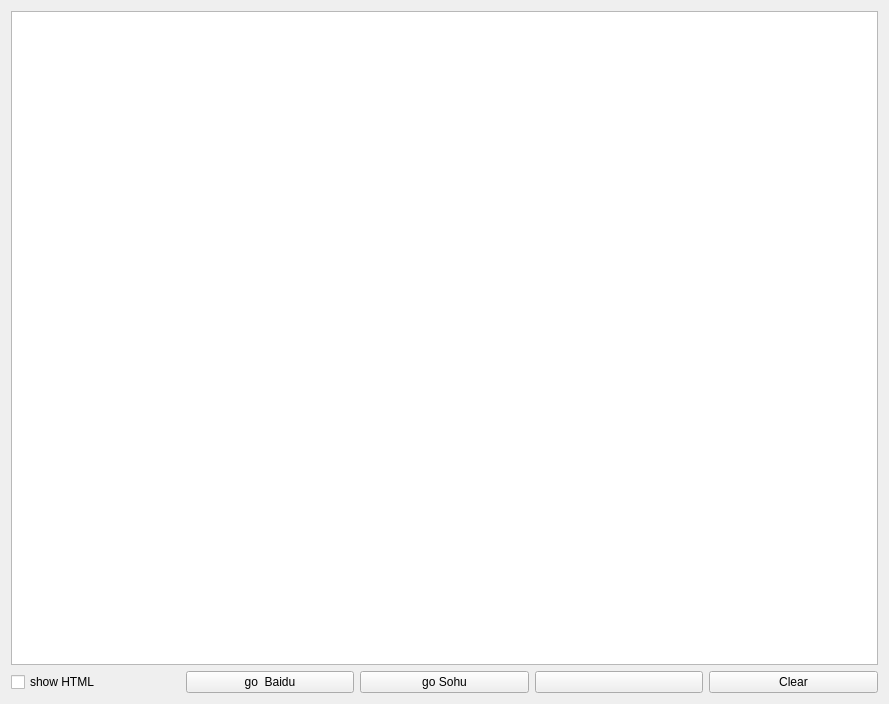
<?xml version="1.0" encoding="UTF-8"?>
<ui version="4.0">
 <class>Form</class>
 <widget class="QWidget" name="Form">
  <property name="geometry">
   <rect>
    <x>0</x>
    <y>0</y>
    <width>889</width>
    <height>704</height>
   </rect>
  </property>
  <property name="windowTitle">
   <string>Spider</string>
  </property>
  <layout class="QVBoxLayout" name="verticalLayout">
   <item>
    <widget class="QTextBrowser" name="textBrowser">
     <property name="openLinks">
      <bool>false</bool>
     </property>
    </widget>
   </item>
   <item>
    <layout class="QHBoxLayout" name="horizontalLayout">
     <item>
      <widget class="QCheckBox" name="cbHTML">
       <property name="text">
        <string>show HTML</string>
       </property>
      </widget>
     </item>
     <item>
      <widget class="QPushButton" name="btnBaidu">
       <property name="text">
        <string>go  Baidu</string>
       </property>
      </widget>
     </item>
     <item>
      <widget class="QPushButton" name="btnSohu">
       <property name="text">
        <string>go Sohu</string>
       </property>
      </widget>
     </item>
     <item>
      <widget class="QPushButton" name="btnBaidu_3">
       <property name="text">
        <string/>
       </property>
      </widget>
     </item>
     <item>
      <widget class="QPushButton" name="btnClear">
       <property name="text">
        <string>Clear</string>
       </property>
      </widget>
     </item>
    </layout>
   </item>
  </layout>
 </widget>
 <resources/>
 <connections>
  <connection>
   <sender>btnBaidu</sender>
   <signal>clicked()</signal>
   <receiver>Form</receiver>
   <slot>slotBtnBaidu()</slot>
   <hints>
    <hint type="sourcelabel">
     <x>58</x>
     <y>617</y>
    </hint>
    <hint type="destinationlabel">
     <x>450</x>
     <y>322</y>
    </hint>
   </hints>
  </connection>
  <connection>
   <sender>btnSohu</sender>
   <signal>clicked()</signal>
   <receiver>Form</receiver>
   <slot>slotBtnSohu()</slot>
   <hints>
    <hint type="sourcelabel">
     <x>342</x>
     <y>617</y>
    </hint>
    <hint type="destinationlabel">
     <x>450</x>
     <y>322</y>
    </hint>
   </hints>
  </connection>
  <connection>
   <sender>btnClear</sender>
   <signal>clicked()</signal>
   <receiver>Form</receiver>
   <slot>slotBtnClear()</slot>
   <hints>
    <hint type="sourcelabel">
     <x>845</x>
     <y>617</y>
    </hint>
    <hint type="destinationlabel">
     <x>450</x>
     <y>322</y>
    </hint>
   </hints>
  </connection>
 </connections>
 <slots>
  <slot>slotBtnBaidu()</slot>
  <slot>slotBtnClear()</slot>
  <slot>slotBtnSohu()</slot>
 </slots>
</ui>
